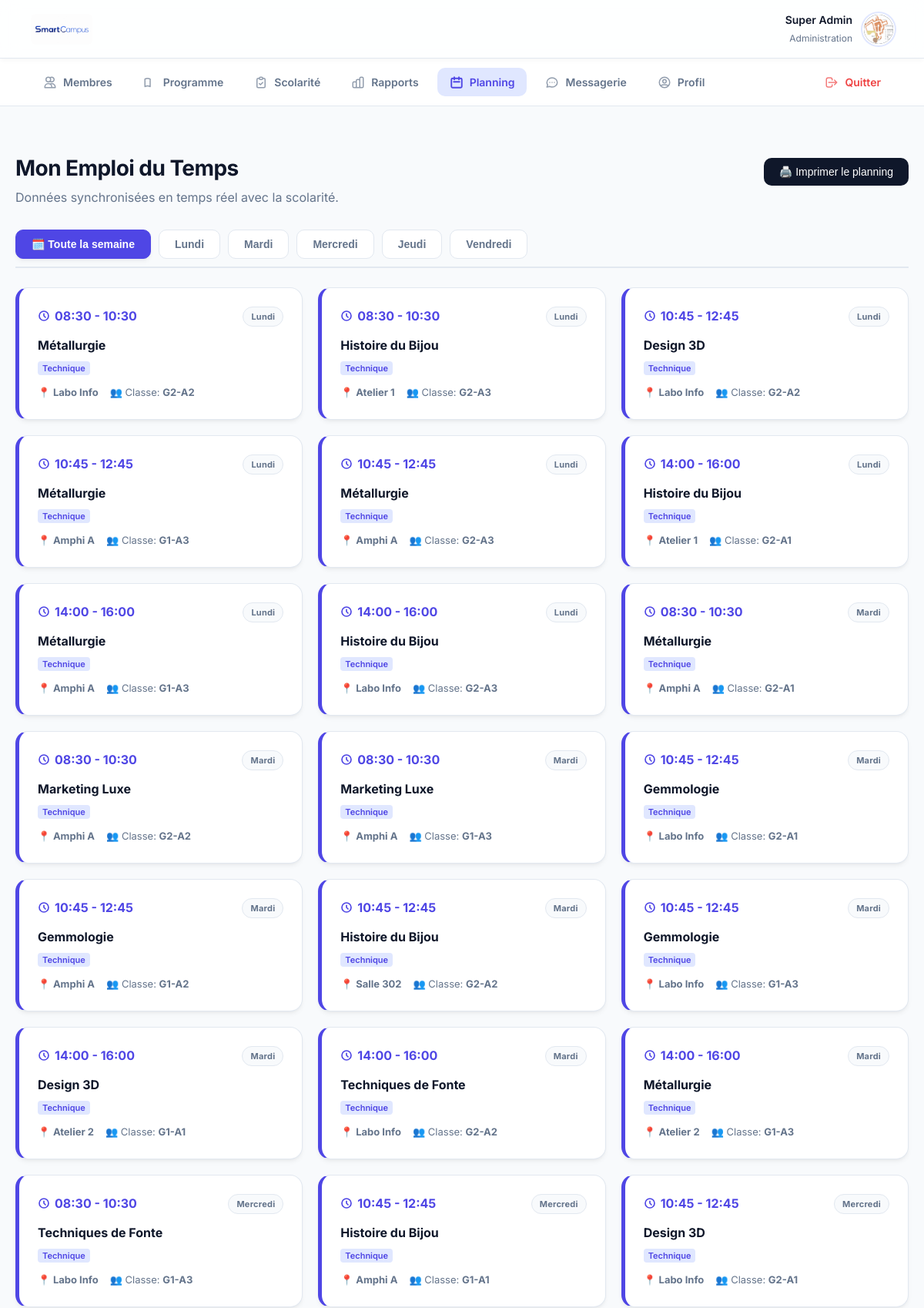
/planning.php (signed in, upper part), run on the app's committed database.
### tables this page shows
CREATE TABLE utilisateurs (
        id INTEGER PRIMARY KEY AUTOINCREMENT,
        prenom TEXT NOT NULL,
        nom TEXT NOT NULL,
        email TEXT UNIQUE NOT NULL,
        role TEXT CHECK(role IN ('etudiant', 'professeur', 'administrateur')) NOT NULL,
        mot_de_passe_hash TEXT NOT NULL,
        statut_compte TEXT DEFAULT 'actif',
        groupe_id INTEGER,
        FOREIGN KEY(groupe_id) REFERENCES groupes(id) ON DELETE SET NULL
    );

CREATE TABLE cours (
        id INTEGER PRIMARY KEY AUTOINCREMENT,
        titre TEXT NOT NULL,
        categorie TEXT NOT NULL,
        description TEXT,
        groupe_id INTEGER,
        professeur_id INTEGER, jour VARCHAR(20) DEFAULT 'Lundi', heure_debut VARCHAR(10) DEFAULT '08:30', heure_fin VARCHAR(10) DEFAULT '10:30', salle VARCHAR(50) DEFAULT 'Non assignée',
        FOREIGN KEY(groupe_id) REFERENCES groupes(id) ON DELETE CASCADE,
        FOREIGN KEY(professeur_id) REFERENCES utilisateurs(id) ON DELETE SET NULL
    );

CREATE TABLE groupes (
        id INTEGER PRIMARY KEY AUTOINCREMENT,
        nom TEXT NOT NULL UNIQUE
    );

### planning.php (the view, shortened to what this page needs)
<?php
require_once 'db.php';
$mon_id = $_SESSION['utilisateur_id'];
$mon_role = $_SESSION['role'];
$order_sql = "
    ORDER BY
    CASE c.jour
        WHEN 'Lundi' THEN 1
        WHEN 'Mardi' THEN 2
        WHEN 'Mercredi' THEN 3
        WHEN 'Jeudi' THEN 4
        WHEN 'Vendredi' THEN 5
        ELSE 6
    END,
    c.heure_debut ASC
";
if ($mon_role === 'etudiant') {
    $stmt_plan = $db->prepare("
        SELECT c.*, u.nom as prof_nom, u.prenom as prof_prenom, g.nom as classe_nom
        FROM cours c
        LEFT JOIN utilisateurs u ON c.professeur_id = u.id
        JOIN groupes g ON c.groupe_id = g.id
        WHERE c.groupe_id = (SELECT groupe_id FROM utilisateurs WHERE id = ?)
        " . $order_sql . "
    ");
    $stmt_plan->execute([$mon_id]);
} else {
    $stmt_plan = $db->prepare("
        SELECT c.*, u.nom as prof_nom, g.nom as classe_nom
        FROM cours c
        LEFT JOIN utilisateurs u ON c.professeur_id = u.id
        JOIN groupes g ON c.groupe_id = g.id
        " . $order_sql . "
    ");
    $stmt_plan->execute();
}
$tous_les_cours = $stmt_plan->fetchAll(PDO::FETCH_ASSOC);
?>
<!DOCTYPE html>
<html lang="fr">
<head>
    <link rel="stylesheet" href="style.css">
</head>
<body>
    <?php include 'menu.php'; ?>
    <div class="container">
        <div style="display:flex; justify-content:space-between; align-items:center; margin-bottom:30px;">
            <div>
                <h1>Mon Emploi du Temps</h1>
                <p style="color:var(--text-muted); margin:0;">Données synchronisées en temps réel avec la scolarité.</p>
            </div>
            <button class="btn-action" onclick="window.print()" style="background-color:var(--text-main);">🖨️ Imprimer le planning</button>
        </div>
        <div class="tabs-container">
            <button class="tab-btn active" onclick="filtrerJour('Tous')">🗓️ Toute la semaine</button>
            <button class="tab-btn" onclick="filtrerJour('Lundi')">Lundi</button>
            <button class="tab-btn" onclick="filtrerJour('Mardi')">Mardi</button>
            <button class="tab-btn" onclick="filtrerJour('Mercredi')">Mercredi</button>
            <button class="tab-btn" onclick="filtrerJour('Jeudi')">Jeudi</button>
            <button class="tab-btn" onclick="filtrerJour('Vendredi')">Vendredi</button>
        </div>
        <?php if (empty($tous_les_cours)): ?>
            <div class="card" style="text-align:center; padding:40px; color:var(--text-muted);">
                Aucun cours programmé dans votre calendrier actuellement.
            </div>
        <?php else: ?>
            <div class="planning-grid" id="planningGrid">
                <?php foreach($tous_les_cours as $c): ?>
                    <div class="card agenda-card" data-jour="<?= htmlspecialchars($c['jour'] ?? 'Lundi') ?>">
                        <div>
                            <div style="display:flex; justify-content:space-between; align-items:start;">
                                <div class="agenda-time">
                                    <svg xmlns="http://www.w3.org/2000/svg" width="16" height="16" fill="none" viewBox="0 0 24 24" stroke="currentColor" stroke-width="2.5">
                                        <path stroke-linecap="round" stroke-linejoin="round" d="M12 8v4l3 3m6-3a9 9 0 11-18 0 9 9 0 0118 0z" />
                                    </svg>
                                    <?= htmlspecialchars(substr($c['heure_debut'] ?? '00:00', 0, 5)) ?> - <?= htmlspecialchars(substr($c['heure_fin'] ?? '00:00', 0, 5)) ?>
                                </div>
                                <span class="badge badge-neutral" style="font-size:11px; font-weight:700;">
                                    <?= htmlspecialchars($c['jour'] ?? 'Lundi') ?>
                                </span>
                            </div>
                            <h3 style="margin:12px 0 4px 0; font-size:16px; font-weight:700; color:var(--text-main);">
                                <?= htmlspecialchars($c['titre']) ?>
                            </h3>
                            <span style="font-size:11px; font-weight:600; color:var(--primary); background:var(--primary-light); padding:2px 6px; border-radius:4px;">
                                <?= htmlspecialchars($c['categorie'] ?? 'Général') ?>
                            </span>
                        </div>
                        <div>
                            <div class="agenda-meta">
                                <span>📍 <strong><?= htmlspecialchars($c['salle'] ?? 'Non assignée') ?></strong></span>
                                <?php if ($mon_role === 'etudiant'): ?>
                                    <span>👤 Prof: <strong><?= htmlspecialchars($c['prof_nom'] ?? 'Enseignant') ?></strong></span>
                                <?php else: ?>
                                    <span>👥 Classe: <strong><?= htmlspecialchars($c['classe_nom'] ?? '-') ?></strong></span>
                                <?php endif; ?>
                            </div>
                        </div>
                    </div>
                <?php endforeach; ?>
            </div>
        <?php endif; ?>
    </div>
</body>
</html>

### menu.php (shortened to what this page needs)
<?php
require_once 'db.php';
$mon_id = $_SESSION['utilisateur_id'];
$mon_role = $_SESSION['role'];
$stmt_menu = $db->prepare("SELECT u.*, g.nom as nom_groupe FROM utilisateurs u LEFT JOIN groupes g ON u.groupe_id = g.id WHERE u.id = ?");
$stmt_menu->execute([$mon_id]);
$user_menu = $stmt_menu->fetch(PDO::FETCH_ASSOC);
$initiales_menu = strtoupper(substr($user_menu['prenom'], 0, 1) . substr($user_menu['nom'], 0, 1));
$avatar_menu_url = null;
$search_avatar_menu = glob("uploads/avatars/avatar_" . $mon_id . ".*");
if (!empty($search_avatar_menu)) { $avatar_menu_url = $search_avatar_menu[0]; }
$stmt_unread_menu = $db->prepare("SELECT COUNT(*) FROM messages WHERE destinataire_id = ? AND lu = 0");
$stmt_unread_menu->execute([$mon_id]);
$messages_non_lus_menu = $stmt_unread_menu->fetchColumn();
$current_page = basename($_SERVER['PHP_SELF']);
?>
<header class="top-bar">
    <img src="images/logo.jpg" alt="SmartCampus" onerror="this.src='https://via.placeholder.com/120x45?text=SmartCampus'">
    <div class="user-widget">
        <div class="user-widget-info" style="text-align: right;">
            <strong style="color:var(--text-main); font-size:14px;"><?= htmlspecialchars($user_menu['prenom'] . ' ' . $user_menu['nom']) ?></strong>
            <span style="font-size:12px; color:var(--text-muted);">
                <?php
                if ($mon_role === 'administrateur') echo 'Administration';
                elseif ($mon_role === 'professeur') echo 'Corps Enseignant';
                else echo htmlspecialchars($user_menu['nom_groupe'] ?? 'Étudiant');
                ?>
            </span>
        </div>
        <div class="avatar-small" <?= $mon_role === 'administrateur' ? 'style="background: #1e293b;"' : '' ?>>
            <?php if ($avatar_menu_url): ?><img src="<?= $avatar_menu_url ?>" alt="Profil"><?php else: ?><?= $initiales_menu ?><?php endif; ?>
        </div>
    </div>
</header>
<nav class="top-nav">
    <?php if ($mon_role === 'administrateur'): ?>
        <a href="dashboard_administrateur.php" class="<?= $current_page === 'dashboard_administrateur.php' ? 'active' : '' ?>">
            <svg fill="none" viewBox="0 0 24 24" stroke="currentColor" stroke-width="2"><path stroke-linecap="round" stroke-linejoin="round" d="M12 4.354a4 4 0 110 5.292M15 21H3v-1a6 6 0 0112 0v1zm0 0h6v-1a6 6 0 00-9-5.197M13 7a4 4 0 11-8 0 4 4 0 018 0z" /></svg> Membres
        </a>
        <a href="gestion_cours.php" class="<?= $current_page === 'gestion_cours.php' ? 'active' : '' ?>">
            <svg fill="none" viewBox="0 0 24 24" stroke="currentColor" stroke-width="2"><path stroke-linecap="round" stroke-linejoin="round" d="M12 6.253v13m0-13C10.832 5.477 9.246 5 7.5 5S4.168 5.477 3 6.253v13C4.168 18.477 5.754 18 7.5 18s3.332.477 4.5 1.253" /></svg> Programme
        </a>
        <a href="gestion_absences.php" class="<?= $current_page === 'gestion_absences.php' ? 'active' : '' ?>">
            <svg fill="none" viewBox="0 0 24 24" stroke="currentColor" stroke-width="2"><path stroke-linecap="round" stroke-linejoin="round" d="M9 5H7a2 2 0 00-2 2v12a2 2 0 002 2h10a2 2 0 002-2V7a2 2 0 00-2-2h-2M9 5a2 2 0 002 2h2a2 2 0 002-2M9 5a2 2 0 012-2h2a2 2 0 012 2m-6 9l2 2 4-4" /></svg> Scolarité
        </a>
        <a href="rapports_admin.php" class="<?= $current_page === 'rapports_admin.php' ? 'active' : '' ?>">
            Rapports
        </a>
    <?php endif; ?>
    <a href="planning.php" class="<?= $current_page === 'planning.php' ? 'active' : '' ?>">
        <svg fill="none" viewBox="0 0 24 24" stroke="currentColor" stroke-width="2"><path stroke-linecap="round" stroke-linejoin="round" d="M8 7V3m8 4V3m-9 8h10M5 21h14a2 2 0 002-2V7a2 2 0 00-2-2H5a2 2 0 00-2 2v12a2 2 0 002 2z" /></svg> Planning
    </a>
    <a href="messagerie.php" class="<?= $current_page === 'messagerie.php' ? 'active' : '' ?>">
        <svg fill="none" viewBox="0 0 24 24" stroke="currentColor" stroke-width="2"><path stroke-linecap="round" stroke-linejoin="round" d="M8 12h.01M12 12h.01M16 12h.01M21 12c0 4.418-4.03 8-9 8a9.863 9.863 0 01-4.255-.949L3 20l1.395-3.72C3.512 15.042 3 13.574 3 12c0-4.418 4.03-8 9-8s9 3.582 9 8z" /></svg>
        Messagerie <?php if ($messages_non_lus_menu > 0): ?><span class="notification-badge"><?= $messages_non_lus_menu ?></span><?php endif; ?>
    </a>
    <a href="profil.php" class="<?= $current_page === 'profil.php' ? 'active' : '' ?>">
        <svg fill="none" viewBox="0 0 24 24" stroke="currentColor" stroke-width="2"><path stroke-linecap="round" stroke-linejoin="round" d="M5.121 17.804A13.937 13.937 0 0112 16c2.5 0 4.847.655 6.879 1.804M15 10a3 3 0 11-6 0 3 3 0 016 0zm6 2a9 9 0 11-18 0 9 9 0 0118 0z" /></svg> Profil
    </a>
    <a href="deconnexion.php" style="color: var(--danger); margin-left: auto;">
        <svg fill="none" viewBox="0 0 24 24" stroke="currentColor" stroke-width="2"><path stroke-linecap="round" stroke-linejoin="round" d="M17 16l4-4m0 0l-4-4m4 4H7m6 4v1a3 3 0 01-3 3H6a3 3 0 01-3-3V7a3 3 0 013-3h4a3 3 0 013 3v1" /></svg> Quitter
    </a>
</nav>

### style.css (style rules this page uses)
:root { --primary: #4f46e5; --primary-hover: #4338ca; --primary-light: #e0e7ff; --bg-body: #f8fafc; --surface: #ffffff; --text-main: #0f172a; --text-muted: #64748b; --border: #e2e8f0; --success: #10b981; --success-bg: #d1fae5; --danger: #ef4444; --danger-bg: #fee2e2; --warning: #f59e0b; --radius-md: 10px; --radius-lg: 16px; --shadow-sm: 0 1px 2px 0 rgb(0 0 0 / 0.05); --shadow-md: 0 4px 6px -1px rgb(0 0 0 / 0.05), 0 2px 4px -2px rgb(0 0 0 / 0.05); --shadow-hover: 0 10px 15px -3px rgb(0 0 0 / 0.08), 0 4px 6px -4px rgb(0 0 0 / 0.04); --transition: all 0.25s ease; }
body { font-family: 'Inter', sans-serif; background-color: var(--bg-body); color: var(--text-main); margin: 0; padding: 0; line-height: 1.5; }
h1 { font-size: 28px; font-weight: 700; margin-bottom: 5px; letter-spacing: -0.02em; }
a { text-decoration: none; transition: var(--transition); }
.top-bar { display: flex; justify-content: space-between; align-items: center; padding: 15px 40px; position: sticky; top: 0; z-index: 1000; background: rgba(255, 255, 255, 0.85); backdrop-filter: blur(12px); -webkit-backdrop-filter: blur(12px); border-bottom: 1px solid var(--border); box-shadow: 0 4px 6px -1px rgba(0, 0, 0, 0.03); }
.top-bar img { height: 40px; border-radius: 6px; }
.user-widget { display: flex; align-items: center; gap: 15px; }
.user-widget-info strong { display: block; font-size: 14px; font-weight: 600; }
.user-widget-info span { font-size: 12px; color: var(--text-muted); }
.avatar-small { width: 38px; height: 38px; border-radius: 50%; background: var(--primary); color: white; display: flex; align-items: center; justify-content: center; font-weight: 600; font-size: 14px; overflow: hidden; box-shadow: 0 0 0 2px var(--surface), 0 0 0 4px var(--primary-light); }
.avatar-small img { width: 100%; height: 100%; object-fit: cover; }
.top-nav { display: flex; gap: 8px; padding: 12px 40px; background-color: var(--surface); border-bottom: 1px solid var(--border); overflow-x: auto; }
.top-nav a { display: inline-flex; align-items: center; gap: 8px; text-decoration: none; color: var(--text-muted); font-weight: 600; font-size: 14px; padding: 8px 16px; border-radius: var(--radius-md); transition: all 0.2s ease; }
.top-nav a svg { width: 18px; height: 18px; opacity: 0.7; transition: opacity 0.2s ease; }
.top-nav a.active { background-color: var(--primary-light); color: var(--primary); }
.top-nav a.active svg { opacity: 1; stroke-width: 2.5px; }
.container { max-width: 1200px; margin: 40px auto; padding: 0 20px; }
.card { background: var(--surface); border: 1px solid var(--border); border-radius: var(--radius-lg); box-shadow: var(--shadow-md); padding: 24px; min-width: 0; transition: var(--transition); }
.btn-action { background: var(--primary); color: white; border: none; padding: 10px 20px; border-radius: var(--radius-md); cursor: pointer; font-weight: 500; font-size: 14px; transition: var(--transition); display: inline-flex; align-items: center; justify-content: center; }
.badge { padding: 4px 10px; border-radius: 20px; font-size: 12px; font-weight: 600; display: inline-block; letter-spacing: 0.02em; }
.badge-neutral { background: var(--bg-body); color: var(--text-muted); border: 1px solid var(--border); }

### planning.php (style rules this page uses)
.tabs-container { display: flex; gap: 10px; margin-bottom: 25px; border-bottom: 2px solid var(--border); padding-bottom: 10px; }
.tab-btn { padding: 10px 20px; border-radius: var(--radius-md); font-weight: 600; font-size: 14px; background: white; border: 1px solid var(--border); cursor: pointer; color: var(--text-muted); transition: var(--transition); }
.tab-btn:hover, .tab-btn.active { background: var(--primary); color: white; border-color: var(--primary); box-shadow: var(--shadow-md); }
.planning-grid { display: grid; grid-template-columns: repeat(auto-fill, minmax(320px, 1fr)); gap: 20px; }
.agenda-card { border-left: 5px solid var(--primary); display: flex; flex-direction: column; justify-content: space-between; }
.agenda-time { font-size: 16px; font-weight: 700; color: var(--primary); display: flex; align-items: center; gap: 6px; }
.agenda-meta { font-size: 13px; color: var(--text-muted); margin-top: 12px; display: flex; gap: 15px; }

### data on the page
utilisateurs: prenom+nom "Super Admin"
cours: heure_debut "08:30", heure_fin "10:30", jour "Lundi", titre "Métallurgie", categorie "Technique", salle "Labo Info", groupe.nom "G2-A2"
cours: heure_debut "08:30", heure_fin "10:30", jour "Lundi", titre "Histoire du Bijou", categorie "Technique", salle "Atelier 1", groupe.nom "G2-A3"
cours: heure_debut "10:45", heure_fin "12:45", jour "Lundi", titre "Design 3D", categorie "Technique", salle "Labo Info", groupe.nom "G2-A2"
cours: heure_debut "10:45", heure_fin "12:45", jour "Lundi", titre "Métallurgie", categorie "Technique", salle "Amphi A", groupe.nom "G1-A3"
cours: heure_debut "10:45", heure_fin "12:45", jour "Lundi", titre "Métallurgie", categorie "Technique", salle "Amphi A", groupe.nom "G2-A3"
cours: heure_debut "14:00", heure_fin "16:00", jour "Lundi", titre "Histoire du Bijou", categorie "Technique", salle "Atelier 1", groupe.nom "G2-A1"
cours: heure_debut "14:00", heure_fin "16:00", jour "Lundi", titre "Métallurgie", categorie "Technique", salle "Amphi A", groupe.nom "G1-A3"
cours: heure_debut "14:00", heure_fin "16:00", jour "Lundi", titre "Histoire du Bijou", categorie "Technique", salle "Labo Info", groupe.nom "G2-A3"
cours: heure_debut "08:30", heure_fin "10:30", jour "Mardi", titre "Métallurgie", categorie "Technique", salle "Amphi A", groupe.nom "G2-A1"
cours: heure_debut "08:30", heure_fin "10:30", jour "Mardi", titre "Marketing Luxe", categorie "Technique", salle "Amphi A", groupe.nom "G2-A2"
cours: heure_debut "08:30", heure_fin "10:30", jour "Mardi", titre "Marketing Luxe", categorie "Technique", salle "Amphi A", groupe.nom "G1-A3"
cours: heure_debut "10:45", heure_fin "12:45", jour "Mardi", titre "Gemmologie", categorie "Technique", salle "Labo Info", groupe.nom "G2-A1"
cours: heure_debut "10:45", heure_fin "12:45", jour "Mardi", titre "Gemmologie", categorie "Technique", salle "Amphi A", groupe.nom "G1-A2"
cours: heure_debut "10:45", heure_fin "12:45", jour "Mardi", titre "Histoire du Bijou", categorie "Technique", salle "Salle 302", groupe.nom "G2-A2"
cours: heure_debut "10:45", heure_fin "12:45", jour "Mardi", titre "Gemmologie", categorie "Technique", salle "Labo Info", groupe.nom "G1-A3"
cours: heure_debut "14:00", heure_fin "16:00", jour "Mardi", titre "Design 3D", categorie "Technique", salle "Atelier 2", groupe.nom "G1-A1"
cours: heure_debut "14:00", heure_fin "16:00", jour "Mardi", titre "Techniques de Fonte", categorie "Technique", salle "Labo Info", groupe.nom "G2-A2"
cours: heure_debut "14:00", heure_fin "16:00", jour "Mardi", titre "Métallurgie", categorie "Technique", salle "Atelier 2", groupe.nom "G1-A3"
cours: heure_debut "08:30", heure_fin "10:30", jour "Mercredi", titre "Techniques de Fonte", categorie "Technique", salle "Labo Info", groupe.nom "G1-A3"
cours: heure_debut "10:45", heure_fin "12:45", jour "Mercredi", titre "Histoire du Bijou", categorie "Technique", salle "Amphi A", groupe.nom "G1-A1"
cours: heure_debut "10:45", heure_fin "12:45", jour "Mercredi", titre "Design 3D", categorie "Technique", salle "Labo Info", groupe.nom "G2-A1"
